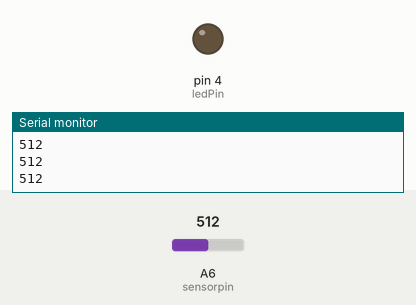
Simulated run of this program. Board: Arduino Nano, built with avr-gcc and run on an emulated ATmega328P. On the bench: output pins drawn as LEDs (lit = HIGH), the last lines printed to the serial monitor. The test bench sets the inputs (shaded band); at power-on: A6 (sensorpin) = 512.

Above: at 1.2 s.
1.3 s: A6 (sensorpin) set to 206
2.8 s: A6 (sensorpin) set to 192
At 3.2 s:
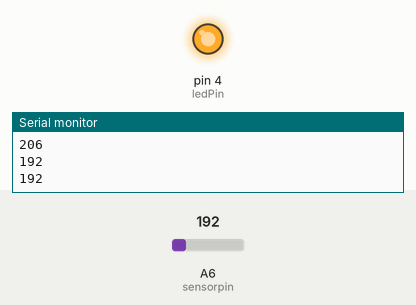
4.3 s: A6 (sensorpin) set to 210
At 5.6 s:
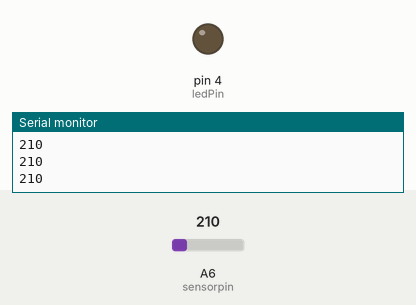
5.9 s: A6 (sensorpin) set to 190
At 7.1 s:
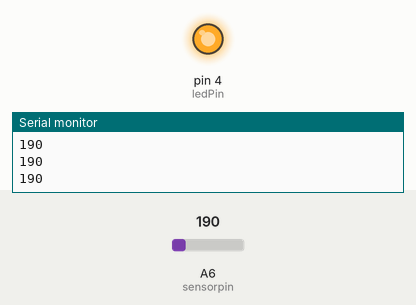
Timing chart, 0 to 8.5 s (numbered marks = the images above; inputs shaded):
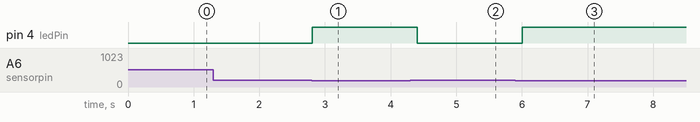

The program:

main.cpp
```cpp
#include <Arduino.h>

// Light Switch
int sensorpin = A6; // Analog input pin that the sensor is attached to
int ledPin = 4;    // LED port
int sensorValue = 0;        // value read from the port
int outputValue = 0;        // value output to the PWM (analog out)

void setup() {
  pinMode(ledPin,OUTPUT);
  pinMode(sensorpin, INPUT);
  Serial.begin(9600);
}

void loop() {
  // read the analog in value:
  sensorValue = analogRead(sensorpin);

  Serial.println(sensorValue);

  if (sensorValue < 200) {
    digitalWrite(ledPin, HIGH);
  }
  else {
    digitalWrite(ledPin, LOW);
  }

  delay(200);
}
```

Measured:
- the behaviour switches between 200 and 199 on A6 (sensorpin) (found by bisection; images 0 and 1)
- after the input at 2.8 s, pin 4 (ledPin): LOW → HIGH at once
- after the input at 4.3 s, pin 4 (ledPin): HIGH → LOW after 0.11 s
- after the input at 5.9 s, pin 4 (ledPin): LOW → HIGH after 0.11 s
